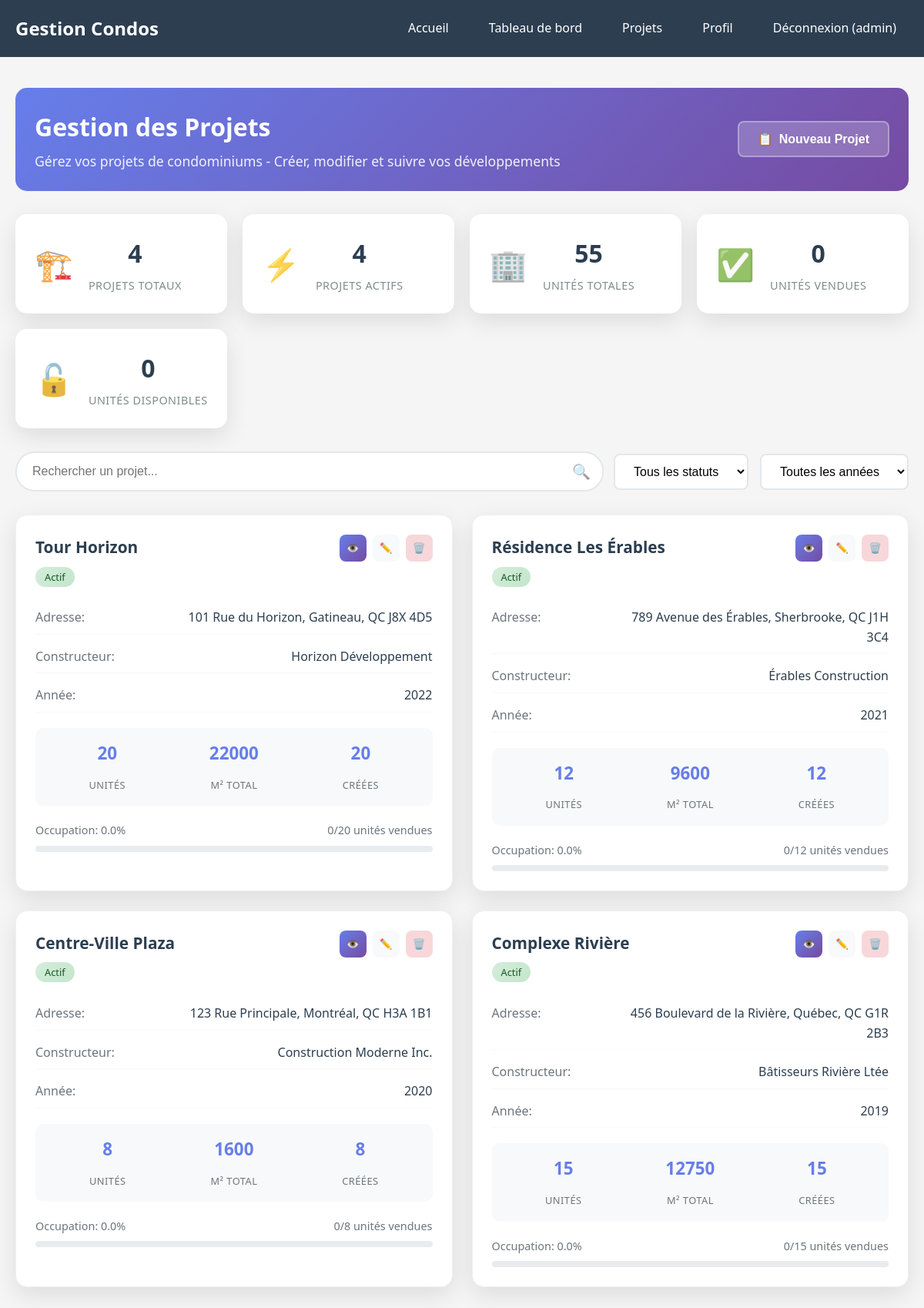
Page /projets/ (signed in) on the committed database.
### tables this page shows
CREATE TABLE projects (
            id INTEGER PRIMARY KEY AUTOINCREMENT,
            project_id TEXT NOT NULL UNIQUE,
            name TEXT NOT NULL,
            address TEXT NOT NULL,
            total_area REAL NOT NULL,
            construction_year INTEGER,
            unit_count INTEGER DEFAULT 0,
            constructor TEXT,
            creation_date TEXT,
            status TEXT DEFAULT 'active' CHECK (status IN ('active', 'inactive', 'completed', 'planning')),
            created_at DATETIME DEFAULT CURRENT_TIMESTAMP,
            updated_at DATETIME DEFAULT CURRENT_TIMESTAMP
        );

### src/web/condo_app.py (the view, shortened to what this page needs)
@app.route('/projets')
@app.route('/projets/')
@require_login
def projets():
    try:
        from src.application.services.project_service import ProjectService
        project_service = ProjectService()
        result = project_service.get_all_projects()
        if result['success']:
            projects = result['projects']
            total_units = sum(p.unit_count for p in projects)
            total_units_with_data = sum(len(p.units) for p in projects if p.units)
            sold_units = 0
            available_units = 0
            for project in projects:
                if project.units:
                    for unit in project.units:
                        if hasattr(unit, 'status'):
                            if unit.status == 'sold':
                                sold_units += 1
                            elif unit.status == 'active':
                                available_units += 1
                        elif hasattr(unit, 'owner_name'):
                            if unit.owner_name and unit.owner_name != 'Disponible':
                                sold_units += 1
                            else:
                                available_units += 1
            stats = {
                'active_projects_count': len(projects),  # Tous les projets chargés sont actifs
                'completed_projects_count': 0,  # Pas de statut de projet pour l'instant
                'total_units': total_units,
                'sold_units': sold_units,
                'available_units': available_units,
                'construction_years': sorted(list(set(p.construction_year for p in projects))),
                'projects_with_units': sum(1 for p in projects if p.units)
            }
            logger.info(f"Page projets chargée: {len(projects)} projets, {total_units} unités totales")
            return render_template('projects.html',
                                 projects=projects,
                                 current_year=datetime.now().year,
                                 **stats)
    except Exception as e:
        logger.error(f"Erreur lors du chargement des projets: {e}")
        flash('Erreur lors du chargement des projets', 'error')
        return render_template('projects.html', projects=[],
                             active_projects_count=0, completed_projects_count=0,
                             total_units=0, sold_units=0, available_units=0,
                             construction_years=[], projects_with_units=0,
                             current_year=datetime.now().year)

### src/adapters/project_repository_sqlite.py (called while the page is built)
    def _get_database_path(self) -> str:
        try:
            config_path = Path(__file__).parent.parent.parent / "config" / "database.json"
            if config_path.exists():
                with open(config_path, 'r', encoding='utf-8') as f:
                    config = json.load(f)
                    return config.get('database_path', 'data/condos.db')
            else:
                logger.warning(f"Fichier de config database.json non trouvé: {config_path}")
                return 'data/condos.db'
        except Exception as e:
            logger.warning(f"Erreur de lecture de config database.json: {e}, utilisation config par défaut")
            return 'data/condos.db'

    def _ensure_database_exists(self):
        db_dir = os.path.dirname(self.db_path)
        if db_dir and not os.path.exists(db_dir):
            os.makedirs(db_dir, exist_ok=True)

### src/application/services/project_service.py (called while the page is built)
    def _load_projects(self) -> None:
        try:
            self._projects = self.project_repository.get_all_projects()
            logger.info(f"Chargé {len(self._projects)} projets depuis la base de données SQLite")
        except Exception as e:
            logger.error(f"Erreur lors du chargement des projets: {e}")
            self._projects = []

    def get_all_projects(self) -> Dict[str, Any]:
        try:
            logger.debug(f"Récupération de {len(self._projects)} projets")
            return {
                'success': True,
                'projects': self._projects,
                'count': len(self._projects)
            }
        except Exception as e:
            logger.error(f"Erreur lors de la récupération des projets: {e}")
            return {
                'success': False,
                'error': f'Erreur système: {str(e)}',
                'projects': []
            }

### src/domain/entities/unit.py (called while the page is built)
    def __post_init__(self):
        if not self.unit_number or not self.unit_number.strip():
            raise ValueError("Le numéro d'unité ne peut pas être vide")
        if not self.project_id or not self.project_id.strip():
            raise ValueError("L'ID du projet ne peut pas être vide")
        if self.area <= 0:
            raise ValueError("La superficie doit être positive")
        now = datetime.now()
        if self.created_at is None:
            self.created_at = now
        if self.updated_at is None:
            self.updated_at = now

### src/web/templates/projects.html (shortened to what this page needs)
{% extends "base.html" %}
{% set page_title = "Gestion des Projets" %}
{% block content %}
<div class="projects-header">
    <div class="header-content">
        <h1 class="page-title">Gestion des Projets</h1>
        <p class="page-description">Gérez vos projets de condominiums - Créer, modifier et suivre vos développements</p>
    </div>
    <div class="header-actions">
        <button type="button" class="btn btn-primary" id="createProjectBtn">
            <span class="icon">📋</span>
            Nouveau Projet
        </button>
    </div>
</div>
<div class="stats-grid">
    <div class="stat-card">
        <div class="stat-icon">🏗️</div>
        <div class="stat-content">
            <div class="stat-value">{{ projects|length }}</div>
            <div class="stat-label">Projets Totaux</div>
        </div>
    </div>
    <div class="stat-card">
        <div class="stat-icon">⚡</div>
        <div class="stat-content">
            <div class="stat-value">{{ active_projects_count }}</div>
            <div class="stat-label">Projets Actifs</div>
        </div>
    </div>
    <div class="stat-card">
        <div class="stat-icon">🏢</div>
        <div class="stat-content">
            <div class="stat-value">{{ total_units }}</div>
            <div class="stat-label">Unités Totales</div>
        </div>
    </div>
    <div class="stat-card">
        <div class="stat-icon">✅</div>
        <div class="stat-content">
            <div class="stat-value">{{ sold_units }}</div>
            <div class="stat-label">Unités Vendues</div>
        </div>
    </div>
    <div class="stat-card">
        <div class="stat-icon">🔓</div>
        <div class="stat-content">
            <div class="stat-value">{{ available_units }}</div>
            <div class="stat-label">Unités Disponibles</div>
        </div>
    </div>
</div>
<div class="search-filter-section">
    <div class="search-container">
        <input type="text" id="searchInput" placeholder="Rechercher un projet..." class="search-input">
        <span class="search-icon">🔍</span>
    </div>
    <div class="filter-container">
        <select id="statusFilter" class="filter-select">
            <option value="">Tous les statuts</option>
        </select>
        <select id="yearFilter" class="filter-select">
            <option value="">Toutes les années</option>
        </select>
    </div>
</div>
<div class="projects-grid" id="projectsGrid">
    {% for project in projects %}
    <div class="project-card" data-status="active" data-year="{{ project.construction_year }}" data-search="{{ project.name|lower }} {{ project.address|lower }} {{ project.constructor|lower }}">
        <div class="project-header">
            <div class="project-title">
                <h3>{{ project.name }}</h3>
                <span class="project-status status-active">Actif</span>
            </div>
            <div class="project-actions">
                <button class="btn-icon btn-primary" onclick="viewProjectUnits('{{ project.name }}')" title="Voir les unités">
                    <span>👁️</span>
                </button>
                <button class="btn-icon" onclick="editProject('{{ project.name }}')" title="Modifier">
                    <span>✏️</span>
                </button>
                <button class="btn-icon btn-danger" onclick="confirmDeleteProject('{{ project.name }}', {{ project.unit_count }})" title="Supprimer">
                    <span>🗑️</span>
                </button>
            </div>
        </div>
        <div class="project-details">
            <div class="detail-row">
                <span class="detail-label">Adresse:</span>
                <span class="detail-value">{{ project.address }}</span>
            </div>
            <div class="detail-row">
                <span class="detail-label">Constructeur:</span>
                <span class="detail-value">{{ project.constructor }}</span>
            </div>
            <div class="detail-row">
                <span class="detail-label">Année:</span>
                <span class="detail-value">{{ project.construction_year }}</span>
            </div>
        </div>
        <div class="project-stats">
            <div class="stat-item">
                <span class="stat-number">{{ project.unit_count }}</span>
                <span class="stat-text">Unités</span>
            </div>
            <div class="stat-item">
                <span class="stat-number">{{ "%.0f"|format(project.total_area) }}</span>
                <span class="stat-text">m² Total</span>
            </div>
            <div class="stat-item">
                <span class="stat-number">{{ project.units|length if project.units else 0 }}</span>
                <span class="stat-text">Créées</span>
            </div>
        </div>
        <div class="project-progress">
            {% if project.units %}
                {% set sold_count = project.units|selectattr('owner_name')|rejectattr('owner_name', 'equalto', 'Disponible')|list|length %}
                {% set total_count = project.units|length %}
                {% set occupancy = (sold_count / total_count * 100) if total_count > 0 else 0 %}
                <div class="progress-info">
                    <span>Occupation: {{ "%.1f"|format(occupancy) }}%</span>
                    <span class="units-info">{{ sold_count }}/{{ total_count }} unités vendues</span>
                </div>
                <div class="progress-bar">
                </div>
            {% endif %}
        </div>
    </div>
    {% endfor %}
</div>
{% endblock %}

### src/web/templates/base.html (shortened to what this page needs)
<!DOCTYPE html>
<html lang="fr">
<head>
</head>
<body>
    <header class="header">
        <nav class="nav">
            <h1>Gestion Condos</h1>
            <div class="nav-links">
                <a href="{{ url_for('index') }}">Accueil</a>
                {% if session.user_id %}
                    <a href="{{ url_for('dashboard') }}">Tableau de bord</a>
                    <a href="{{ url_for('projets') }}">Projets</a>
                    <a href="{{ url_for('profile') }}">Profil</a>
                    <a href="{{ url_for('logout') }}">Déconnexion ({{ session.user_id }})</a>
                {% else %}
                    <a href="{{ url_for('login') }}">Connexion</a>
                {% endif %}
            </div>
        </nav>
    </header>
    <div class="container">
        {% block content %}{% endblock %}
    </div>
</body>
</html>

### src/web/templates/base.html (style rules this page uses)
body { font-family: 'Segoe UI', Tahoma, Geneva, Verdana, sans-serif; margin: 0; padding: 0; background-color: #f5f5f5; line-height: 1.6; }
.container { max-width: 1200px; margin: 0 auto; padding: 20px; }
.header { background-color: #2c3e50; color: white; padding: 1rem 0; margin-bottom: 20px; }
.nav { display: flex; justify-content: space-between; align-items: center; max-width: 1200px; margin: 0 auto; padding: 0 20px; }
.nav h1 { margin: 0; }
.nav-links { display: flex; gap: 20px; }
.nav-links a { color: white; text-decoration: none; padding: 8px 16px; border-radius: 4px; transition: background-color 0.3s; }
.btn { display: inline-block; padding: 10px 20px; background-color: #007bff; color: white; text-decoration: none; border-radius: 4px; border: none; cursor: pointer; transition: background-color 0.3s; }
.btn-danger { background-color: #dc3545; }
.stats-grid { display: grid; grid-template-columns: repeat(auto-fit, minmax(250px, 1fr)); gap: 20px; margin-bottom: 30px; }
.stat-card { background: white; padding: 20px; border-radius: 8px; box-shadow: 0 2px 4px rgba(0,0,0,0.1); text-align: center; }
.stat-number { font-size: 2em; font-weight: bold; color: #2c3e50; margin-bottom: 10px; }
.stat-label { color: #6c757d; font-size: 0.9em; }

### rows in the picture
projects: name "Tour Horizon", address "101 Rue du Horizon, Gatineau, QC J8X 4D5", constructor "Horizon Développement", construction_year "2022", unit_count "20", total_area "22000", units|length "20", occupancy "0.0", sold_count "0"
projects: name "Résidence Les Érables", address "789 Avenue des Érables, Sherbrooke, QC J1H 3C4", constructor "Érables Construction", construction_year "2021", unit_count "12", total_area "9600", units|length "12", occupancy "0.0", sold_count "0"
projects: name "Centre-Ville Plaza", address "123 Rue Principale, Montréal, QC H3A 1B1", constructor "Construction Moderne Inc.", construction_year "2020", unit_count "8", total_area "1600", units|length "8", occupancy "0.0", sold_count "0"
projects: name "Complexe Rivière", address "456 Boulevard de la Rivière, Québec, QC G1R 2B3", constructor "Bâtisseurs Rivière Ltée", construction_year "2019", unit_count "15", total_area "12750", units|length "15", occupancy "0.0", sold_count "0"

### other values in the picture
{{ session.user_id }} "admin"
{{ projects|length }} "4"
{{ active_projects_count }} "4"
{{ total_units }} "55"
{{ sold_units }} "0"
{{ available_units }} "0"
